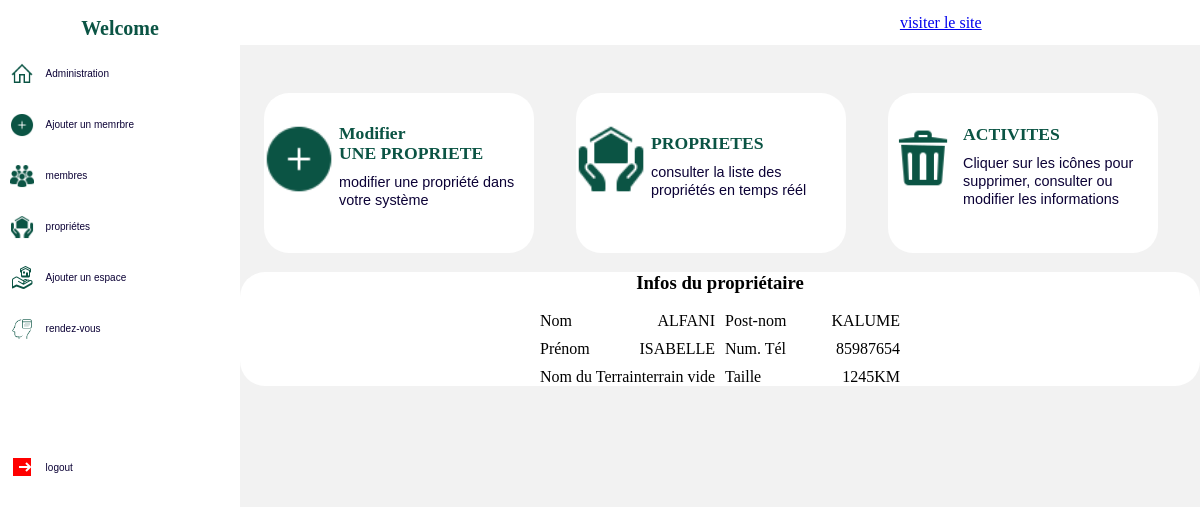
The app's page /property_detail/2/ with its own data.
### app/models.py (models this page shows, shortened)
class Propriete (models.Model):
    user = models.ForeignKey(Membre, on_delete=models.CASCADE, related_name='propriete')
    space =  models.OneToOneField(Space, related_name='spaces', on_delete=models.CASCADE)

class Membre (models.Model) :
    name = models.CharField(max_length=150)
    last_name = models.CharField(max_length=150)
    given_name = models.CharField(max_length=150)
    birth = models.DateField()
    address = models.CharField(max_length=300)
    number = models.PositiveIntegerField()
    bio = models.TextField()
    date_acquired = models.DateTimeField(auto_now_add=True)
    money_GIVE = models.PositiveBigIntegerField()
    children = models.PositiveBigIntegerField()
    infos_children = models.TextField()
    spouse = models.CharField(max_length=150)
    statut_choices = [
           ('MARIE' , 'marié'),
        ('CELIBATAIRE' , 'celibataire'),
           ('VEUVE' , 'veuve'),
    ]
    statut = models.CharField(max_length=11, choices=statut_choices, default='VEUVE')

class Space (models.Model):
    title = models.CharField(max_length=150, unique=True, default="")
    name = models.TextField()
    size = models.CharField(max_length=100)

### app/views.py (the view)
# urls.py: path('property_detail/<int:property_id>/', views.property_detail, name='property_detail'),
def property_detail(request, property_id):
    property = get_object_or_404(Propriete, id=property_id)
    return render (request, 'property_detail.html',{'property':property})

### app/templates/property_detail.html (shortened to what this page needs)
<!DOCTYPE html>{% load static %}
<html lang="en">
<head>
    <link rel="stylesheet" type="text/css" href="{% static 'css/profiles.css' %}">
    <link rel="stylesheet" href="{% static 'css/member.css' %}">
</head>
<body>
  <div class="body">
    <nav class="nav-menu">
        <h1> Welcome {{user.username}}  </h1>
        <ul>
            <li><a href="{% url 'profile'  %}"><img src="{% static 'img/icons8-home-32.png' %}" alt=""> <span>Administration</span></a></li>
            <li><a href="{% url 'add_member'  %}"><img src="{% static 'img/icons8-add-50.png' %}" alt=""> <span>Ajouter un memrbre</span> </a></li>
            <li><a href="{% url 'member'  %}"><img src="{% static 'img/icons8-user-groups-50.png' %}" alt=""> <span>membres</span> </a></li>
            <li><a href="{% url 'property'  %}"><img src="{% static 'img/icons8-property-50.png' %}" alt=""><span>propriétes</span></a></li>
            <li><a href="{% url 'space_form'  %}"><img src="{% static 'img/icons8-property-48.png' %}" alt=""><span>Ajouter un espace</span></a></li>
            <li><a href="{% url 'appoint'  %}"><img src="{% static 'img/icons8-appointment-80.png' %}" alt=""><span>rendez-vous</span></a></li>
            <li class="logout"><a href="{% url 'login' %}"><img src="{% static 'img/icons8-logout-24.png' %}" alt=""> <span>logout</span> </a></li>
        </ul>
       </nav>
      <nav class="nav-body">
        <nav class="nav-bar">
            <a href="{% url 'home' %}">visiter le site</a>
           </nav>
           <nav class="nav-content">
            <aside>
                <a href="{% url  'property_modif' property.id %}#form">
                    <p><img src="{% static 'img/icons8-add-50.png' %}" alt=""><div class="infos">
                        <h2>Modifier <br><br>UNE PROPRIETE</h2>
                        <span>modifier une propriété dans votre système </span>
                    </div></p>
                </a>
            </aside>
            <aside>
                <a href="{% url 'property' %}#member">
                    <p><img src="{% static 'img/icons8-property-50.png' %}" alt=""><div class="infos">
                        <h2>PROPRIETES</h2>
                        <span>consulter la liste des  propriétés en temps réél</span>
                    </div></p>
                </a>
            </aside>
            <aside>
                <a href="{% url 'property_delete' property.id  %}">
                    <p><img src="{% static 'img/icons8-trash-64.png' %}" alt=""><div class="infos">
                        <h2>ACTIVITES</h2>
                        <span>Cliquer sur les icônes pour supprimer, consulter ou modifier les informations </span>
                    </div></p>
                </a>
            </aside>
           </nav>
           <div class="form-member" id="form" class="form-member" style="background-color: white;border-radius: 25px;width: auto;">
            <nav>
                <h3>Infos du propriétaire</h3>
                <form method="post">
                <nav>
                    <div><label for="">Nom </label> {{property.user.name}}
                   </div>
                   <div><label for="">Post-nom</label> {{property.user.last_name}}
                   </div>
                   <div><label for="">Prénom</label> {{property.user.given_name}}
                   </div>
                   <div><label for="">Num. Tél</label> {{property.user.number}}
                   </div>
                    <div><label for="">Nom du Terrain </label>{{property.space.name}}
                   </div>
                   <div><label for="">Taille</label>{{property.space.size}}
                   </div>
                </nav>
                </form>
            </nav>
          </div>
      </nav>
  </div>
</body>
</html>

### app/static/css/profiles.css (style rules this page uses)
.body { display: flex; background-color: rgba(226, 225, 225, 0.438); left: 0; right: 0; position: fixed; height: 100%; width: 100%; top: 0; }
.nav-menu { width: 300px; height: 100%; position: relative; background-color: white; }
.nav-menu ul { left: 0; margin-left: 4%; padding: 0; }
.nav-menu ul li { list-style-type: none; margin-bottom: 1em; }
.nav-menu ul li a { display: flex; text-decoration: none; align-items: center; align-content: center; }
.logout { margin-top: 45%; }
.nav-menu ul li a span { padding: 12px; font-size: 10px; color: rgb(12, 2, 54); font-family: Arial, Helvetica, sans-serif; }
.nav-menu ul li img { width: 1.5em; height: 1.5em; }
.nav-menu h1 { display: flex; justify-content: center; font-family:'Times New Roman', Times, serif; font-weight: 900; color: rgb(11, 84, 68); font-size: 20px; }
.nav-bar { width: 100%; display: flex; background-color: white; height: 45px; justify-content: space-around; align-items: center; align-content: center; }
.nav-body { width: 100%; }
.nav-content { display: grid; grid-template-columns: repeat(3, 1fr); justify-content: center; margin-top: 5%; margin-left: 1.5em; }
.nav-content aside { width: 270px; height: 160px; background-color: white; border-radius: 25px; border: none; }
.nav-content aside a { display: flex; text-decoration: none; align-content: center; align-items: center; padding-top: 15px; }
.nav-content aside a img { width: 70px; height: 70px; }
.nav-content aside a .infos { margin-left: 5px; }
.nav-content aside a .infos h2 { color: rgb(11, 84, 68); font-family: 'Times New Roman', Times, serif; line-height: 10px; font-size: 1.1em; }
.nav-content aside a .infos span { color: rgb(12, 2, 54); font-family: sans-serif; font-size: 0.9em; }

### app/static/css/member.css (style rules this page uses)
.form-member form nav { display: grid; grid-template-columns: repeat(2,1fr); gap: 10px; }
.form-member form { display: grid; justify-content: center; }
.form-member form div { display: flex; justify-content: space-between; }
.form-member nav h3 { display: flex; justify-content: center; font-family: 'Times New Roman', Times, serif; }

### records on screen
Propriete: user.name "ALFANI", user.last_name "KALUME", user.given_name "ISABELLE", user.number "85987654", space.name "terrain vide", space.size "1245KM"
